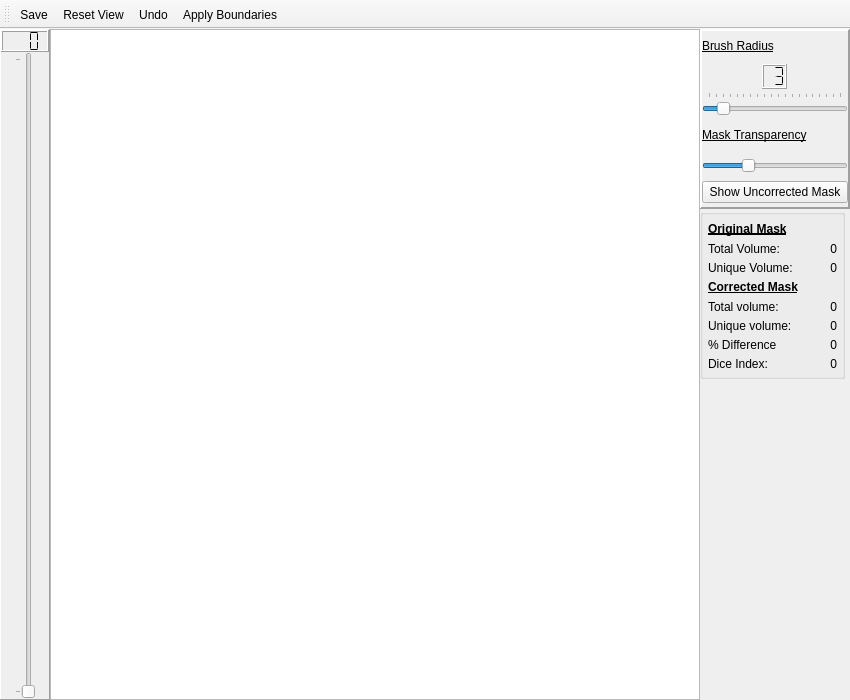
<?xml version="1.0" encoding="UTF-8"?>
<ui version="4.0">
 <class>MainWindow</class>
 <widget class="QMainWindow" name="MainWindow">
  <property name="geometry">
   <rect>
    <x>0</x>
    <y>0</y>
    <width>850</width>
    <height>700</height>
   </rect>
  </property>
  <property name="minimumSize">
   <size>
    <width>100</width>
    <height>100</height>
   </size>
  </property>
  <property name="windowTitle">
   <string>Correct Segmentation</string>
  </property>
  <widget class="QWidget" name="centralwidget">
   <layout class="QGridLayout" name="gridLayout" columnstretch="0,0,0">
    <property name="leftMargin">
     <number>0</number>
    </property>
    <property name="topMargin">
     <number>0</number>
    </property>
    <property name="rightMargin">
     <number>0</number>
    </property>
    <property name="bottomMargin">
     <number>0</number>
    </property>
    <property name="spacing">
     <number>0</number>
    </property>
    <item row="0" column="0" rowspan="3">
     <widget class="QFrame" name="frame_2">
      <property name="sizePolicy">
       <sizepolicy hsizetype="MinimumExpanding" vsizetype="MinimumExpanding">
        <horstretch>0</horstretch>
        <verstretch>0</verstretch>
       </sizepolicy>
      </property>
      <property name="minimumSize">
       <size>
        <width>20</width>
        <height>30</height>
       </size>
      </property>
      <property name="maximumSize">
       <size>
        <width>50</width>
        <height>16777215</height>
       </size>
      </property>
      <property name="frameShape">
       <enum>QFrame::Panel</enum>
      </property>
      <property name="frameShadow">
       <enum>QFrame::Raised</enum>
      </property>
      <layout class="QVBoxLayout" name="verticalLayout_2" stretch="0,1">
       <property name="spacing">
        <number>0</number>
       </property>
       <property name="leftMargin">
        <number>0</number>
       </property>
       <property name="topMargin">
        <number>0</number>
       </property>
       <property name="rightMargin">
        <number>0</number>
       </property>
       <property name="bottomMargin">
        <number>0</number>
       </property>
       <item>
        <widget class="QLCDNumber" name="lcdNumber">
         <property name="sizePolicy">
          <sizepolicy hsizetype="MinimumExpanding" vsizetype="MinimumExpanding">
           <horstretch>0</horstretch>
           <verstretch>0</verstretch>
          </sizepolicy>
         </property>
         <property name="minimumSize">
          <size>
           <width>35</width>
           <height>14</height>
          </size>
         </property>
         <property name="maximumSize">
          <size>
           <width>50</width>
           <height>22</height>
          </size>
         </property>
         <property name="font">
          <font>
           <weight>50</weight>
           <bold>false</bold>
          </font>
         </property>
         <property name="smallDecimalPoint">
          <bool>false</bool>
         </property>
         <property name="digitCount">
          <number>3</number>
         </property>
         <property name="segmentStyle">
          <enum>QLCDNumber::Flat</enum>
         </property>
         <property name="intValue" stdset="0">
          <number>0</number>
         </property>
        </widget>
       </item>
       <item alignment="Qt::AlignHCenter">
        <widget class="QSlider" name="slideAx">
         <property name="sizePolicy">
          <sizepolicy hsizetype="Fixed" vsizetype="Expanding">
           <horstretch>1</horstretch>
           <verstretch>0</verstretch>
          </sizepolicy>
         </property>
         <property name="minimumSize">
          <size>
           <width>20</width>
           <height>10</height>
          </size>
         </property>
         <property name="maximumSize">
          <size>
           <width>40</width>
           <height>16777215</height>
          </size>
         </property>
         <property name="cursor">
          <cursorShape>SizeVerCursor</cursorShape>
         </property>
         <property name="maximum">
          <number>1</number>
         </property>
         <property name="pageStep">
          <number>1</number>
         </property>
         <property name="orientation">
          <enum>Qt::Vertical</enum>
         </property>
         <property name="invertedAppearance">
          <bool>false</bool>
         </property>
         <property name="invertedControls">
          <bool>false</bool>
         </property>
         <property name="tickPosition">
          <enum>QSlider::TicksAbove</enum>
         </property>
         <property name="tickInterval">
          <number>2</number>
         </property>
        </widget>
       </item>
      </layout>
     </widget>
    </item>
    <item row="0" column="1" rowspan="3">
     <widget class="GraphicsLayoutWidget" name="viewAxial">
      <property name="minimumSize">
       <size>
        <width>50</width>
        <height>50</height>
       </size>
      </property>
      <property name="cursor" stdset="0">
       <cursorShape>ArrowCursor</cursorShape>
      </property>
      <property name="mouseTracking">
       <bool>true</bool>
      </property>
      <property name="contextMenuPolicy">
       <enum>Qt::CustomContextMenu</enum>
      </property>
      <property name="frameShape">
       <enum>QFrame::StyledPanel</enum>
      </property>
      <property name="frameShadow">
       <enum>QFrame::Sunken</enum>
      </property>
     </widget>
    </item>
    <item row="0" column="2">
     <widget class="QFrame" name="frame">
      <property name="sizePolicy">
       <sizepolicy hsizetype="MinimumExpanding" vsizetype="MinimumExpanding">
        <horstretch>0</horstretch>
        <verstretch>0</verstretch>
       </sizepolicy>
      </property>
      <property name="minimumSize">
       <size>
        <width>20</width>
        <height>20</height>
       </size>
      </property>
      <property name="maximumSize">
       <size>
        <width>150</width>
        <height>180</height>
       </size>
      </property>
      <property name="frameShape">
       <enum>QFrame::Panel</enum>
      </property>
      <property name="frameShadow">
       <enum>QFrame::Raised</enum>
      </property>
      <property name="lineWidth">
       <number>2</number>
      </property>
      <layout class="QVBoxLayout" name="verticalLayout" stretch="0,0,0,0,0,0">
       <property name="spacing">
        <number>3</number>
       </property>
       <property name="leftMargin">
        <number>0</number>
       </property>
       <property name="topMargin">
        <number>0</number>
       </property>
       <property name="rightMargin">
        <number>0</number>
       </property>
       <property name="bottomMargin">
        <number>0</number>
       </property>
       <item>
        <widget class="QLabel" name="label_2">
         <property name="sizePolicy">
          <sizepolicy hsizetype="Minimum" vsizetype="Minimum">
           <horstretch>0</horstretch>
           <verstretch>0</verstretch>
          </sizepolicy>
         </property>
         <property name="minimumSize">
          <size>
           <width>30</width>
           <height>14</height>
          </size>
         </property>
         <property name="maximumSize">
          <size>
           <width>150</width>
           <height>30</height>
          </size>
         </property>
         <property name="font">
          <font>
           <underline>true</underline>
          </font>
         </property>
         <property name="text">
          <string>Brush Radius</string>
         </property>
         <property name="scaledContents">
          <bool>true</bool>
         </property>
        </widget>
       </item>
       <item alignment="Qt::AlignHCenter">
        <widget class="QLCDNumber" name="lcdNumber_2">
         <property name="maximumSize">
          <size>
           <width>25</width>
           <height>25</height>
          </size>
         </property>
         <property name="digitCount">
          <number>2</number>
         </property>
         <property name="segmentStyle">
          <enum>QLCDNumber::Flat</enum>
         </property>
         <property name="value" stdset="0">
          <double>3.000000000000000</double>
         </property>
        </widget>
       </item>
       <item>
        <widget class="QSlider" name="slideBrushSize">
         <property name="sizePolicy">
          <sizepolicy hsizetype="MinimumExpanding" vsizetype="MinimumExpanding">
           <horstretch>0</horstretch>
           <verstretch>0</verstretch>
          </sizepolicy>
         </property>
         <property name="minimumSize">
          <size>
           <width>30</width>
           <height>15</height>
          </size>
         </property>
         <property name="maximumSize">
          <size>
           <width>150</width>
           <height>25</height>
          </size>
         </property>
         <property name="cursor">
          <cursorShape>PointingHandCursor</cursorShape>
         </property>
         <property name="whatsThis">
          <string>Set Brush Size</string>
         </property>
         <property name="autoFillBackground">
          <bool>false</bool>
         </property>
         <property name="minimum">
          <number>1</number>
         </property>
         <property name="maximum">
          <number>20</number>
         </property>
         <property name="pageStep">
          <number>1</number>
         </property>
         <property name="sliderPosition">
          <number>3</number>
         </property>
         <property name="orientation">
          <enum>Qt::Horizontal</enum>
         </property>
         <property name="tickPosition">
          <enum>QSlider::TicksAbove</enum>
         </property>
         <property name="tickInterval">
          <number>0</number>
         </property>
        </widget>
       </item>
       <item>
        <widget class="QLabel" name="label">
         <property name="sizePolicy">
          <sizepolicy hsizetype="Minimum" vsizetype="Minimum">
           <horstretch>0</horstretch>
           <verstretch>0</verstretch>
          </sizepolicy>
         </property>
         <property name="minimumSize">
          <size>
           <width>30</width>
           <height>14</height>
          </size>
         </property>
         <property name="maximumSize">
          <size>
           <width>150</width>
           <height>30</height>
          </size>
         </property>
         <property name="font">
          <font>
           <underline>true</underline>
          </font>
         </property>
         <property name="text">
          <string>Mask Transparency</string>
         </property>
        </widget>
       </item>
       <item>
        <widget class="QSlider" name="slideAlpha">
         <property name="sizePolicy">
          <sizepolicy hsizetype="MinimumExpanding" vsizetype="MinimumExpanding">
           <horstretch>0</horstretch>
           <verstretch>0</verstretch>
          </sizepolicy>
         </property>
         <property name="minimumSize">
          <size>
           <width>30</width>
           <height>10</height>
          </size>
         </property>
         <property name="maximumSize">
          <size>
           <width>150</width>
           <height>25</height>
          </size>
         </property>
         <property name="cursor">
          <cursorShape>PointingHandCursor</cursorShape>
         </property>
         <property name="maximum">
          <number>10</number>
         </property>
         <property name="pageStep">
          <number>1</number>
         </property>
         <property name="value">
          <number>3</number>
         </property>
         <property name="sliderPosition">
          <number>3</number>
         </property>
         <property name="tracking">
          <bool>true</bool>
         </property>
         <property name="orientation">
          <enum>Qt::Horizontal</enum>
         </property>
         <property name="invertedAppearance">
          <bool>false</bool>
         </property>
         <property name="invertedControls">
          <bool>false</bool>
         </property>
         <property name="tickPosition">
          <enum>QSlider::NoTicks</enum>
         </property>
        </widget>
       </item>
       <item>
        <widget class="QPushButton" name="buttonUncorMask">
         <property name="text">
          <string>Show Uncorrected Mask</string>
         </property>
         <property name="checkable">
          <bool>true</bool>
         </property>
        </widget>
       </item>
      </layout>
     </widget>
    </item>
    <item row="1" column="2">
     <widget class="QGroupBox" name="formGroupBox">
      <property name="sizePolicy">
       <sizepolicy hsizetype="Fixed" vsizetype="MinimumExpanding">
        <horstretch>0</horstretch>
        <verstretch>0</verstretch>
       </sizepolicy>
      </property>
      <property name="minimumSize">
       <size>
        <width>115</width>
        <height>110</height>
       </size>
      </property>
      <property name="maximumSize">
       <size>
        <width>145</width>
        <height>170</height>
       </size>
      </property>
      <layout class="QVBoxLayout" name="verticalLayout_3" stretch="1,1,1,1,1,1,1,1">
       <property name="spacing">
        <number>4</number>
       </property>
       <property name="leftMargin">
        <number>5</number>
       </property>
       <property name="topMargin">
        <number>5</number>
       </property>
       <property name="rightMargin">
        <number>5</number>
       </property>
       <property name="bottomMargin">
        <number>5</number>
       </property>
       <item>
        <widget class="QLabel" name="label_3">
         <property name="sizePolicy">
          <sizepolicy hsizetype="MinimumExpanding" vsizetype="MinimumExpanding">
           <horstretch>0</horstretch>
           <verstretch>0</verstretch>
          </sizepolicy>
         </property>
         <property name="minimumSize">
          <size>
           <width>100</width>
           <height>13</height>
          </size>
         </property>
         <property name="maximumSize">
          <size>
           <width>130</width>
           <height>20</height>
          </size>
         </property>
         <property name="font">
          <font>
           <weight>75</weight>
           <bold>true</bold>
           <underline>true</underline>
          </font>
         </property>
         <property name="text">
          <string>Original Mask</string>
         </property>
         <property name="scaledContents">
          <bool>true</bool>
         </property>
        </widget>
       </item>
       <item>
        <layout class="QHBoxLayout" name="horizontalLayout" stretch="1,1">
         <item>
          <widget class="QLabel" name="label_5">
           <property name="minimumSize">
            <size>
             <width>0</width>
             <height>12</height>
            </size>
           </property>
           <property name="text">
            <string>Total Volume:</string>
           </property>
           <property name="scaledContents">
            <bool>true</bool>
           </property>
          </widget>
         </item>
         <item>
          <widget class="QLabel" name="lblOTV">
           <property name="sizePolicy">
            <sizepolicy hsizetype="MinimumExpanding" vsizetype="MinimumExpanding">
             <horstretch>0</horstretch>
             <verstretch>0</verstretch>
            </sizepolicy>
           </property>
           <property name="minimumSize">
            <size>
             <width>15</width>
             <height>12</height>
            </size>
           </property>
           <property name="maximumSize">
            <size>
             <width>70</width>
             <height>15</height>
            </size>
           </property>
           <property name="text">
            <string>0</string>
           </property>
           <property name="scaledContents">
            <bool>true</bool>
           </property>
           <property name="alignment">
            <set>Qt::AlignRight|Qt::AlignTrailing|Qt::AlignVCenter</set>
           </property>
          </widget>
         </item>
        </layout>
       </item>
       <item>
        <layout class="QHBoxLayout" name="horizontalLayout_2" stretch="1,1">
         <item>
          <widget class="QLabel" name="label_4">
           <property name="minimumSize">
            <size>
             <width>0</width>
             <height>12</height>
            </size>
           </property>
           <property name="text">
            <string>Unique Volume:</string>
           </property>
           <property name="scaledContents">
            <bool>true</bool>
           </property>
          </widget>
         </item>
         <item>
          <widget class="QLabel" name="lblOUV">
           <property name="sizePolicy">
            <sizepolicy hsizetype="MinimumExpanding" vsizetype="MinimumExpanding">
             <horstretch>0</horstretch>
             <verstretch>0</verstretch>
            </sizepolicy>
           </property>
           <property name="minimumSize">
            <size>
             <width>15</width>
             <height>12</height>
            </size>
           </property>
           <property name="maximumSize">
            <size>
             <width>70</width>
             <height>15</height>
            </size>
           </property>
           <property name="text">
            <string>0</string>
           </property>
           <property name="scaledContents">
            <bool>true</bool>
           </property>
           <property name="alignment">
            <set>Qt::AlignRight|Qt::AlignTrailing|Qt::AlignVCenter</set>
           </property>
          </widget>
         </item>
        </layout>
       </item>
       <item>
        <widget class="QLabel" name="label_7">
         <property name="sizePolicy">
          <sizepolicy hsizetype="MinimumExpanding" vsizetype="MinimumExpanding">
           <horstretch>0</horstretch>
           <verstretch>0</verstretch>
          </sizepolicy>
         </property>
         <property name="minimumSize">
          <size>
           <width>115</width>
           <height>13</height>
          </size>
         </property>
         <property name="maximumSize">
          <size>
           <width>150</width>
           <height>20</height>
          </size>
         </property>
         <property name="font">
          <font>
           <weight>75</weight>
           <bold>true</bold>
           <underline>true</underline>
          </font>
         </property>
         <property name="text">
          <string>Corrected Mask</string>
         </property>
         <property name="textFormat">
          <enum>Qt::AutoText</enum>
         </property>
        </widget>
       </item>
       <item>
        <layout class="QHBoxLayout" name="horizontalLayout_3" stretch="1,1">
         <item>
          <widget class="QLabel" name="label_8">
           <property name="minimumSize">
            <size>
             <width>0</width>
             <height>12</height>
            </size>
           </property>
           <property name="text">
            <string>Total volume:</string>
           </property>
           <property name="scaledContents">
            <bool>true</bool>
           </property>
          </widget>
         </item>
         <item>
          <widget class="QLabel" name="lblCTV">
           <property name="sizePolicy">
            <sizepolicy hsizetype="MinimumExpanding" vsizetype="MinimumExpanding">
             <horstretch>0</horstretch>
             <verstretch>0</verstretch>
            </sizepolicy>
           </property>
           <property name="minimumSize">
            <size>
             <width>15</width>
             <height>12</height>
            </size>
           </property>
           <property name="maximumSize">
            <size>
             <width>70</width>
             <height>15</height>
            </size>
           </property>
           <property name="text">
            <string>0</string>
           </property>
           <property name="scaledContents">
            <bool>true</bool>
           </property>
           <property name="alignment">
            <set>Qt::AlignRight|Qt::AlignTrailing|Qt::AlignVCenter</set>
           </property>
          </widget>
         </item>
        </layout>
       </item>
       <item>
        <layout class="QHBoxLayout" name="horizontalLayout_4" stretch="1,1">
         <item>
          <widget class="QLabel" name="label_9">
           <property name="minimumSize">
            <size>
             <width>0</width>
             <height>12</height>
            </size>
           </property>
           <property name="text">
            <string>Unique volume:</string>
           </property>
           <property name="scaledContents">
            <bool>true</bool>
           </property>
          </widget>
         </item>
         <item>
          <widget class="QLabel" name="lblCUV">
           <property name="sizePolicy">
            <sizepolicy hsizetype="MinimumExpanding" vsizetype="MinimumExpanding">
             <horstretch>0</horstretch>
             <verstretch>0</verstretch>
            </sizepolicy>
           </property>
           <property name="minimumSize">
            <size>
             <width>15</width>
             <height>12</height>
            </size>
           </property>
           <property name="maximumSize">
            <size>
             <width>70</width>
             <height>15</height>
            </size>
           </property>
           <property name="text">
            <string>0</string>
           </property>
           <property name="scaledContents">
            <bool>true</bool>
           </property>
           <property name="alignment">
            <set>Qt::AlignRight|Qt::AlignTrailing|Qt::AlignVCenter</set>
           </property>
          </widget>
         </item>
        </layout>
       </item>
       <item>
        <layout class="QHBoxLayout" name="horizontalLayout_5" stretch="1,1">
         <item>
          <widget class="QLabel" name="label_10">
           <property name="minimumSize">
            <size>
             <width>0</width>
             <height>12</height>
            </size>
           </property>
           <property name="text">
            <string>% Difference</string>
           </property>
           <property name="scaledContents">
            <bool>true</bool>
           </property>
          </widget>
         </item>
         <item>
          <widget class="QLabel" name="lblDiff">
           <property name="sizePolicy">
            <sizepolicy hsizetype="MinimumExpanding" vsizetype="MinimumExpanding">
             <horstretch>0</horstretch>
             <verstretch>0</verstretch>
            </sizepolicy>
           </property>
           <property name="minimumSize">
            <size>
             <width>15</width>
             <height>10</height>
            </size>
           </property>
           <property name="maximumSize">
            <size>
             <width>70</width>
             <height>15</height>
            </size>
           </property>
           <property name="text">
            <string>0</string>
           </property>
           <property name="scaledContents">
            <bool>true</bool>
           </property>
           <property name="alignment">
            <set>Qt::AlignRight|Qt::AlignTrailing|Qt::AlignVCenter</set>
           </property>
          </widget>
         </item>
        </layout>
       </item>
       <item>
        <layout class="QHBoxLayout" name="horizontalLayout_6" stretch="1,1">
         <item>
          <widget class="QLabel" name="label_11">
           <property name="minimumSize">
            <size>
             <width>0</width>
             <height>12</height>
            </size>
           </property>
           <property name="text">
            <string>Dice Index:</string>
           </property>
           <property name="scaledContents">
            <bool>true</bool>
           </property>
          </widget>
         </item>
         <item>
          <widget class="QLabel" name="lblDice">
           <property name="sizePolicy">
            <sizepolicy hsizetype="MinimumExpanding" vsizetype="MinimumExpanding">
             <horstretch>0</horstretch>
             <verstretch>0</verstretch>
            </sizepolicy>
           </property>
           <property name="minimumSize">
            <size>
             <width>15</width>
             <height>12</height>
            </size>
           </property>
           <property name="maximumSize">
            <size>
             <width>70</width>
             <height>15</height>
            </size>
           </property>
           <property name="text">
            <string>0</string>
           </property>
           <property name="scaledContents">
            <bool>true</bool>
           </property>
           <property name="alignment">
            <set>Qt::AlignRight|Qt::AlignTrailing|Qt::AlignVCenter</set>
           </property>
          </widget>
         </item>
        </layout>
       </item>
      </layout>
     </widget>
    </item>
   </layout>
  </widget>
  <widget class="QToolBar" name="toolBar">
   <property name="windowTitle">
    <string>toolBar</string>
   </property>
   <attribute name="toolBarArea">
    <enum>TopToolBarArea</enum>
   </attribute>
   <attribute name="toolBarBreak">
    <bool>false</bool>
   </attribute>
   <addaction name="actionSave"/>
   <addaction name="actionReset_View"/>
   <addaction name="actionUndo"/>
   <addaction name="actionApply_Boundaries"/>
  </widget>
  <action name="actionSave">
   <property name="checkable">
    <bool>false</bool>
   </property>
   <property name="checked">
    <bool>false</bool>
   </property>
   <property name="enabled">
    <bool>true</bool>
   </property>
   <property name="icon">
    <iconset>
     <normaloff>QtIconFiles/Save.png</normaloff>
     <normalon>QtIconFiles/Saved.png</normalon>
     <disabledoff>QtIconFiles/Saved.png</disabledoff>QtIconFiles/Save.png</iconset>
   </property>
   <property name="text">
    <string>Save</string>
   </property>
   <property name="toolTip">
    <string>Apply Corrections</string>
   </property>
   <property name="shortcut">
    <string>Ctrl+S</string>
   </property>
   <property name="menuRole">
    <enum>QAction::TextHeuristicRole</enum>
   </property>
  </action>
  <action name="actionReset_View">
   <property name="icon">
    <iconset>
     <normalon>QtIconFiles/ResetView.png</normalon>
    </iconset>
   </property>
   <property name="text">
    <string>Reset View</string>
   </property>
   <property name="toolTip">
    <string>Reset View</string>
   </property>
   <property name="shortcut">
    <string>Ctrl+R</string>
   </property>
  </action>
  <action name="actionUndo">
   <property name="icon">
    <iconset>
     <normaloff>QtIconFiles/Undo_icon_png.png</normaloff>QtIconFiles/Undo_icon_png.png</iconset>
   </property>
   <property name="text">
    <string>Undo</string>
   </property>
   <property name="toolTip">
    <string>Undo</string>
   </property>
   <property name="shortcut">
    <string>Ctrl+Z</string>
   </property>
  </action>
  <action name="actionApply_Boundaries">
   <property name="icon">
    <iconset>
     <normaloff>QtIconFiles/ApplyBounds.png</normaloff>QtIconFiles/ApplyBounds.png</iconset>
   </property>
   <property name="text">
    <string>Apply Boundaries</string>
   </property>
   <property name="toolTip">
    <string>Apply V-cut and superior/inferior boundaries to mask</string>
   </property>
  </action>
 </widget>
 <customwidgets>
  <customwidget>
   <class>GraphicsLayoutWidget</class>
   <extends>QGraphicsView</extends>
   <header>pyqtgraph</header>
   <slots>
    <signal>wheelEvent()</signal>
   </slots>
  </customwidget>
 </customwidgets>
 <resources/>
 <connections>
  <connection>
   <sender>slideAx</sender>
   <signal>valueChanged(int)</signal>
   <receiver>lcdNumber</receiver>
   <slot>display(int)</slot>
   <hints>
    <hint type="sourcelabel">
     <x>19</x>
     <y>101</y>
    </hint>
    <hint type="destinationlabel">
     <x>22</x>
     <y>48</y>
    </hint>
   </hints>
  </connection>
  <connection>
   <sender>slideBrushSize</sender>
   <signal>valueChanged(int)</signal>
   <receiver>lcdNumber_2</receiver>
   <slot>display(int)</slot>
   <hints>
    <hint type="sourcelabel">
     <x>819</x>
     <y>76</y>
    </hint>
    <hint type="destinationlabel">
     <x>763</x>
     <y>60</y>
    </hint>
   </hints>
  </connection>
 </connections>
</ui>
